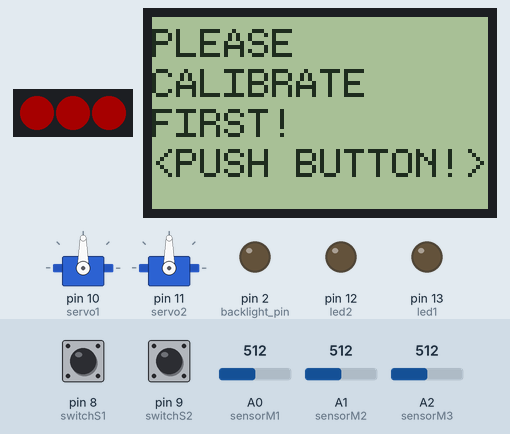
Bench run of a sketch on a simulated Arduino Uno, built with avr-gcc and run on an emulated ATmega328P. On the bench: 3 RGB LEDs in strip order, left to right, 2 × servo, 84×48 one-colour display, output pins drawn as LEDs (lit = HIGH). The test bench sets the inputs (shaded band); at power-on: pin 9 (switchS2) HIGH, A0 (sensorM1) = 512, A1 (sensorM2) = 512, A2 (sensorM3) = 512, pin 8 (switchS1) HIGH. Dim RGB values are drawn brighter than linear.

Above: at 2.3 s.
2.4 s: pin 9 (switchS2) pulled LOW for 0.15 s
At 2.5 s:
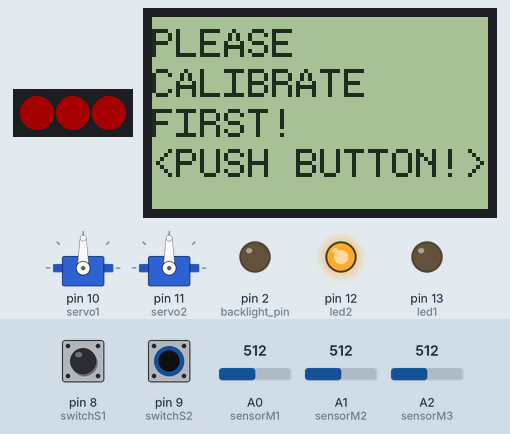
3.1 s: A0 (sensorM1) set to 716
At 4.9 s:
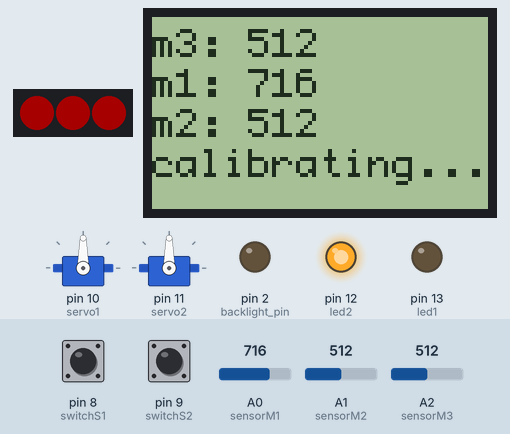
6.0 s: A1 (sensorM2) set to 716
At 7.5 s:
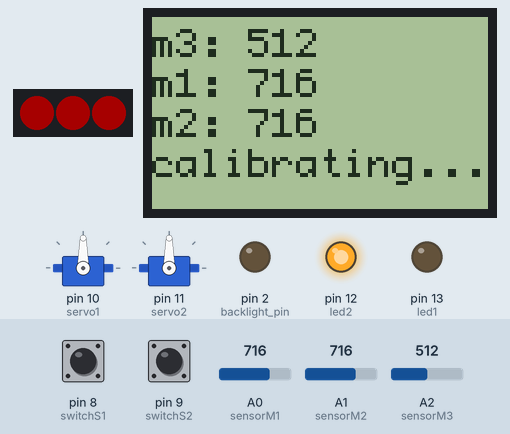
7.8 s: A2 (sensorM3) set to 0
At 38.8 s:
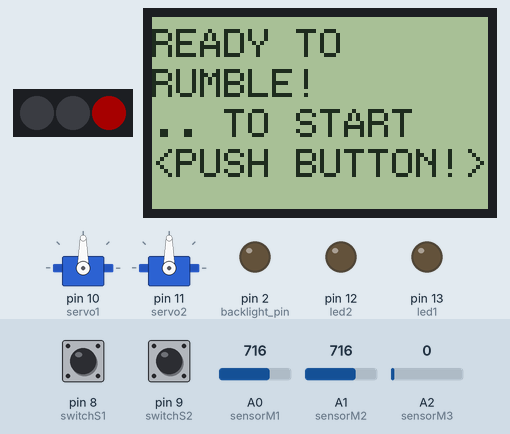
Timing chart, 0 to 39.8 s (numbered marks = the images above; inputs shaded):
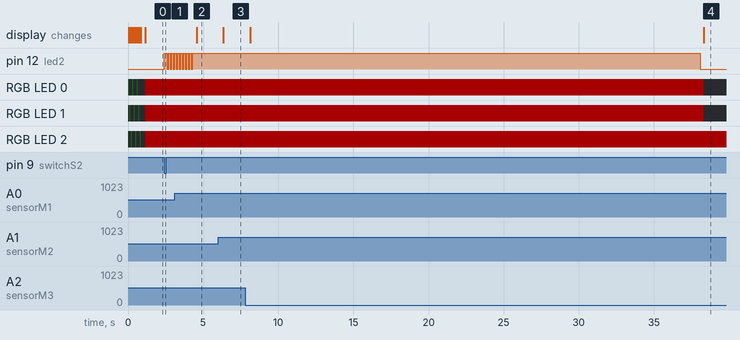

Measured:
- after the input at 2.4 s, pin 12 (led2): LOW → HIGH at once, then repeats every 0.20 s: LOW 0.10 s, HIGH 0.10 s
- after the input at 3.1 s, the display: changes after 1.5 s (image 2)
- after the input at 6.0 s, the display: changes after 0.35 s (image 3)
- after the input at 7.8 s, pin 12 (led2): HIGH → LOW after 30.3 s; RGB LED 0, RGB LED 1: RGB(40, 0, 0) → off after 30.5 s; the display: first changes after 0.33 s (image 4 shows a later state)

The sketch:

ArduinoUNO_Line_Follower_1.ino
```cpp
#include <Adafruit_NeoPixel.h>
#ifdef __AVR__
#include <avr/power.h>
#endif

#include <Servo.h>
#include "U8glib.h"
#define NeoPixelPin 1
#define NUMPIXELS 3
Adafruit_NeoPixel pixels = Adafruit_NeoPixel(NUMPIXELS, NeoPixelPin, NEO_GRB + NEO_KHZ800);
#define charactersPerLine 14
#define backlight_pin 2 // LCD-Backlight
#define switchS2 9 // calibrate
#define switchS1 8 // start/stop
#define led1 13 // start-stop-LED
#define led2 12 // calibrate-LED
#define servo1 10 // left
#define servo2 11 // right
#define SERVONULL 90
#define FASTFWD 55
#define FASTBWD 135
#define SLOWFWD 85
#define SLOWBWD 95

// free pins 0,1 (
// used pins 2,3,4,5,6,7,8,9,10,11,12,13

// Infrared-Sensors
#define sensorM1 0 // middle
#define sensorM2 1 // right
#define sensorM3 2 // left


#define MOVEFWD 8     // move forward
#define MOVELFT 4     // move left
#define MOVERGT 6     // move right
#define MOVEBCK -8    // move backward
#define MOVELFTB -4   // move left backward
#define MOVERGTB -6   // move right backward
#define MOVELFTS 2    // move sharp left
#define MOVERGTS 3    // move sharp right
#define MOVESTOP 0    // stop
#define MOVESRCH 10   // signal low move searching
#define ABORT 11 // abort, cause no line was found in x turns

#define t3 200 // threshould t3 // 8
#define t2 50 // threshould t2 // 2
#define t1 20 // threshould t1

int currentDirection = MOVESTOP;
int previousDirection = currentDirection;
bool isStarted = 0;
bool isCalibrated = 0;
int turnCounter = 0;
int stopCounter = 0;


// NOKIA 5110
U8GLIB_PCD8544 u8g(3, 4, 6, 5, 7);  // CLK=3, DIN=4, CE=6, DC=5, RST=7

// variables
bool bottonS2Pressed = 0;
bool buttonS1Pressed = 0;
int m1mes = 0;
int m1min = 1000;
float m1max = 0;
int m1 = 0;

int m2mes = 0;
float m2min = 1000;
int m2max = 0;
int m2 = 0;

int m3mes = 0;
int m3min = 1000;
float m3max = 0;
int m3 = 0;

Servo servoLeft;
Servo servoRight;

// the setup function runs once when you press reset or power the board
void setup() {
  pixels.begin(); // This initializes the NeoPixel library.

  testNeoPixel();

  servoLeft.attach(servo1);
  servoRight.attach(servo2);
  servoLeft.write(SERVONULL);
  servoRight.write(SERVONULL);
  // findServoZero();

  // Nokia-LCD 5110
  analogWrite(backlight_pin, 35);  /* Set the Backlight intensity */

  // initialize digital pin 13 as an output.
  pinMode(led1, OUTPUT);
  pinMode(led2, OUTPUT);
  pinMode(switchS2, INPUT);
  pinMode(switchS1, INPUT);
  digitalWrite(switchS2, HIGH);
  digitalWrite(switchS1, HIGH);
  displayLines("PLEASE", "CALIBRATE", "FIRST!", "<PUSH BUTTON!>");
}

// the loop function runs over and over again forever
void loop() {

  //start-stop-button
  readButtonS1();

  // calibration-button
  readButtonS2();

  // read and display the infrared-sensors (m1, m2, m3)
  readAndDisplayPIRS();

  getCurrentDirection();
  showDirection();
  followTheLine();


  /* end of loop */
}

void followTheLine()
{
  if (isStarted)
  {
    // do something
    if (turnCounter > 1500)
    {
      currentDirection = ABORT;
      isStarted = 0;
      digitalWrite(led1, LOW);
      servoLeft.write(SERVONULL);
      servoRight.write(SERVONULL);
      displayLines("ABORTED", "", ".. TO START", "<PUSH BUTTON!>");
    }

    switch (currentDirection)
    {
      case MOVEFWD:
        turnCounter = 0;
        stopCounter = 0;
        servoLeft.write(FASTFWD);
        servoRight.write(FASTFWD);
        break;

      case MOVESTOP:
        turnCounter = 0;
        stopCounter = 0;
        servoLeft.write(SERVONULL);
        servoRight.write(SERVONULL);
        break;

      case MOVELFT:
        if (turnCounter > t3)
        {
          servoLeft.write(FASTBWD);
          servoRight.write(FASTFWD);
        }
        else if (turnCounter > t2)
        {
          servoLeft.write(SLOWBWD);
          servoRight.write(FASTFWD);
        }
        else if (turnCounter > t1)
        {
          servoLeft.write(SERVONULL);
          servoRight.write(FASTFWD);
        }
        else
        {
          servoLeft.write(SLOWFWD);
          servoRight.write(FASTFWD);
        }


        turnCounter ++;
        break;
      case MOVERGT:
        if (turnCounter > t3)
        {
          servoLeft.write(FASTFWD);
          servoRight.write(FASTBWD);
        }
        else if (turnCounter > t2)
        {
          servoLeft.write(FASTFWD);
          servoRight.write(SLOWBWD);
        }
        else if (turnCounter > t1)
        {
          servoLeft.write(FASTFWD);
          servoRight.write(SERVONULL);
        }
        else
        {
          servoLeft.write(FASTFWD);
          servoRight.write(SLOWFWD);
        }
        turnCounter ++;
        break;
      case MOVESRCH:
        stopCounter = 0;
        turnCounter = 0;
        // keep going!
        servoLeft.write(FASTFWD);
        servoRight.write(FASTFWD);
        //servoLeft.write(SLOWFWD);
        //servoRight.write(SLOWFWD);
        break;
      default:
        stopCounter = 0;
        turnCounter = 0;
        servoLeft.write(SERVONULL);
        servoRight.write(SERVONULL);
        break;
    }
  }
  else
  {
    servoLeft.write(SERVONULL);
    servoRight.write(SERVONULL);
  }
}

void getCurrentDirection()
{
  if (isCalibrated)
  {
    previousDirection = currentDirection;
    if (m2 > m1 && m2 > 40)
    {
      currentDirection = MOVELFT;
    }
    if (m1 > m2 && m1 > m3 && m1 > 10)
    {
      currentDirection = MOVEFWD;
    }
    if (m3 > m1 && m3 > 40)
    {
      currentDirection = MOVERGT;
    }

    if (currentDirection == MOVEFWD && m1 < 10)
    {
      // search for better signal
      currentDirection = MOVESRCH;
    }

    if (m1 > 40 && m2 > 40 && m3 > 40)
    {
      if (stopCounter > 100)
      {
        currentDirection = MOVESTOP;
      }
    }
  }
  else
  {
    currentDirection = MOVESTOP;
  }
}

void showDirection()
{
  switch (currentDirection)
  {
    case MOVELFT:
      setPixel(2, 40, 0, 0);
      setPixel(0, 0 , 0 , 0);
      setPixel(1, 0 , 0 , 0);
      break;
    case MOVERGT:
      setPixel(0, 40, 0, 0);
      setPixel(1, 0 , 0 , 0);
      setPixel(2, 0 , 0 , 0);
      break;
    case MOVEFWD:
      setPixel(1, 0, 25, 0);
      setPixel(0, 0 , 0 , 0);
      setPixel(2, 0 , 0 , 0);
      break;
    case MOVESTOP:
      setPixel(0, 40 , 0 , 0);
      setPixel(1, 40 , 0 , 0);
      setPixel(2, 40 , 0 , 0);
      break;
    case MOVESRCH:
      setPixel(0, 10 , 10 , 10);
      setPixel(1, 0 , 0 , 35);
      setPixel(2, 10 , 10 , 10);
      break;
    case ABORT:
      setPixel(0, 15 , 0 , 0);
      setPixel(1, 0 , 0 , 0);
      setPixel(2, 15, 0 , 0);
      break;
    default:
      setPixel(0, 15 , 0 , 0);
      setPixel(1, 0 , 15 , 0);
      setPixel(2, 0 , 0 , 15);
      break;
  }
}

void readButtonS2()
{
  bottonS2Pressed = !digitalRead(switchS2);
  if (bottonS2Pressed)
  {
    digitalWrite(led2, HIGH);
    calibrate();
  }
  else
  {
    digitalWrite(led2, LOW);
  }

}

void readButtonS1()
{
  buttonS1Pressed = !digitalRead(switchS1);

  if (buttonS1Pressed)
  {
    digitalWrite(led1, HIGH);
    delay(100);
    digitalWrite(led1, LOW);
    if (isStarted == 1)
    {
      isStarted = 0;
      digitalWrite(led1, LOW);
      displayLines("READY TO", "RUMBLE!", ".. TO START", "<PUSH BUTTON!>");
    }
    else
    {
      isStarted = 1;
      digitalWrite(led1, HIGH);
      displayLines("RUNNING", "", ".. TO STOP", "<PUSH BUTTON!>");
    }

    delay(500);
  }

}

void readAndDisplayPIRS()
{
  m1mes = analogRead(sensorM1);
  m2mes = analogRead(sensorM2);
  m3mes = analogRead(sensorM3);

  m1  = map(m1mes, m1min, m1max, 0, 100);
  m2  = map(m2mes, m2min, m2max, 0, 100);
  m3  = map(m3mes, m3min, m3max, 0, 100);

  String xtra = getFixLength(String(m3), 3) + "," + getFixLength(String(m1), 3) + "," + getFixLength(String(m2), 3);

  if (!(m1 < 1000 && m1 > -1000))
  {
    xtra = ""; // otherwise overflow of display - and crash
  }

  // displayLines("m3:" +  getFixLength(String(m3mes), 4) + " +" + getFixLength(String(turnCounter), 3), "m1:" + getFixLength(String(m1mes), 4) + " +" + getFixLength(String(stopCounter), 3), "m2:" + getFixLength(String(m2mes), 4), xtra);
}


void calibrate()
{
  isStarted = 0;
  m1min = 1000;
  m1max = 0;
  m2min = 1000;
  m2max = 0;
  m3min = 1000;
  m3max = 0;
  for (int i = 0; i < 10; i++)
  {
    delay(100);
    digitalWrite(led2, HIGH);
    delay(100);
    digitalWrite(led2, LOW);
  }

  for (int i = 0; i < 200; i++)
  {
    digitalWrite(led2, HIGH);
    m1mes = analogRead(sensorM1);
    m2mes = analogRead(sensorM2);
    m3mes = analogRead(sensorM3);

    displayLines("m3: " + String(m3mes), "m1: " + String(m1mes), "m2: " + String(m2mes), "calibrating...");

    if (m1mes > m1max)
    {
      m1max = m1mes;
    }

    if (m1mes < m1min)
    {
      m1min = m1mes;
    }

    if (m2mes > m2max)
    {
      m2max = m2mes;
    }

    if (m2mes < m2min)
    {
      m2min = m2mes;
    }

    if (m3mes > m3max)
    {
      m3max = m3mes;
    }

    if (m3mes < m3min)
    {
      m3min = m3mes;
    }

    delay (1);
  }
  digitalWrite(led2, LOW);
  isCalibrated = 1;
  displayLines("READY TO", "RUMBLE!", ".. TO START", "<PUSH BUTTON!>");

}


void draw(String s) {

  // initalize with 14 spaces
  char line[4][15] = {"              ", "              ", "              ", "              "};

  int i = 0;
  while (s.length() > charactersPerLine)
  {
    if (s.length() >= charactersPerLine)
    {
      pushMessageToCharBuffer(s.substring(0, charactersPerLine), line[i]);

      // cut off 14 characters
      s = s.substring(charactersPerLine, s.length());
    }
    i++;
  }
  if (s.length() > 0)
  {
    pushMessageToCharBuffer(s, line[i]);
  }

  u8g.setFont(u8g_font_profont11);  // select font
  u8g.drawStr(0, 10, line[0]);  // text-line 1
  u8g.drawStr(0, 20, line[1]);  // text-line 2
  u8g.drawStr(0, 30, line[2]);  // text-line 3
  u8g.drawStr(0, 40, line[3]);  // text-line 4
  u8g.setPrintPos(15, 15);  // set position
}

void displayText(String text)
{
  // Nokia-LCD 5110 show on display
  u8g.firstPage();
  do {
    draw(text);
  } while ( u8g.nextPage() );
}

// convert message to char-buffer
void pushMessageToCharBuffer(String s, char *charArray)
{
  unsigned int len = s.length() + 1; // one extra for null-terminator
  s.toCharArray(charArray, len);
}

void displayLines(String s1, String s2, String s3, String s4)
{
  char line[4][15] = {"              ", "              ", "              ", "              "};
  pushMessageToCharBuffer(s1, line[0]);
  pushMessageToCharBuffer(s2, line[1]);
  pushMessageToCharBuffer(s3, line[2]);
  pushMessageToCharBuffer(s4, line[3]);
  // Nokia-LCD 5110 show on display
  u8g.firstPage();
  do
  {
    u8g.setFont(u8g_font_profont11);  // select font
    u8g.drawStr(0, 10, line[0]);  // text-line 1
    u8g.drawStr(0, 20, line[1]);  // text-line 2
    u8g.drawStr(0, 30, line[2]);  // text-line 3
    u8g.drawStr(0, 40, line[3]);  // text-line 4
    u8g.setPrintPos(15, 15);  // set position
  } while ( u8g.nextPage() );
}

String getFixLength(String s, int digits)
{
  int x = s.length();
  if (x < digits)
  {
    for (int i = 0; i < (digits - x); i++)
    {
      s = "0" + s;
    }
  }
  return s;
}

void setPixel(int i, int r, int g, int b)
{
  pixels.setPixelColor(i, pixels.Color(r, g, b)); // Moderately bright green color.
  pixels.show(); // This sends the updated pixel color to the hardware.
}

void testNeoPixel()
{
  for (int k = 0; k < 3; k++)
  {
    for (int i = 0; i < NUMPIXELS; i++)
    {
      setPixel(i, 0, 30, 0);
      delay(50);
      setPixel(i, 0, 0, 0);
      delay (50);
    }
  }
}

void findServoZero()
{
  servoLeft.write(FASTFWD);
  servoRight.write(FASTFWD);

  for (int i = 87; i <= 93; i++)
  {
    servoLeft.write(i);
    displayLines("servoLeft: " + String(i), "", "", "");
    delay(2000);
  }

  for (int i = 87; i <= 93; i++)
  {
    servoRight.write(i);
    displayLines("servoRight: " + String(i), "", "", "");
    delay(2000);
  }

}
```
